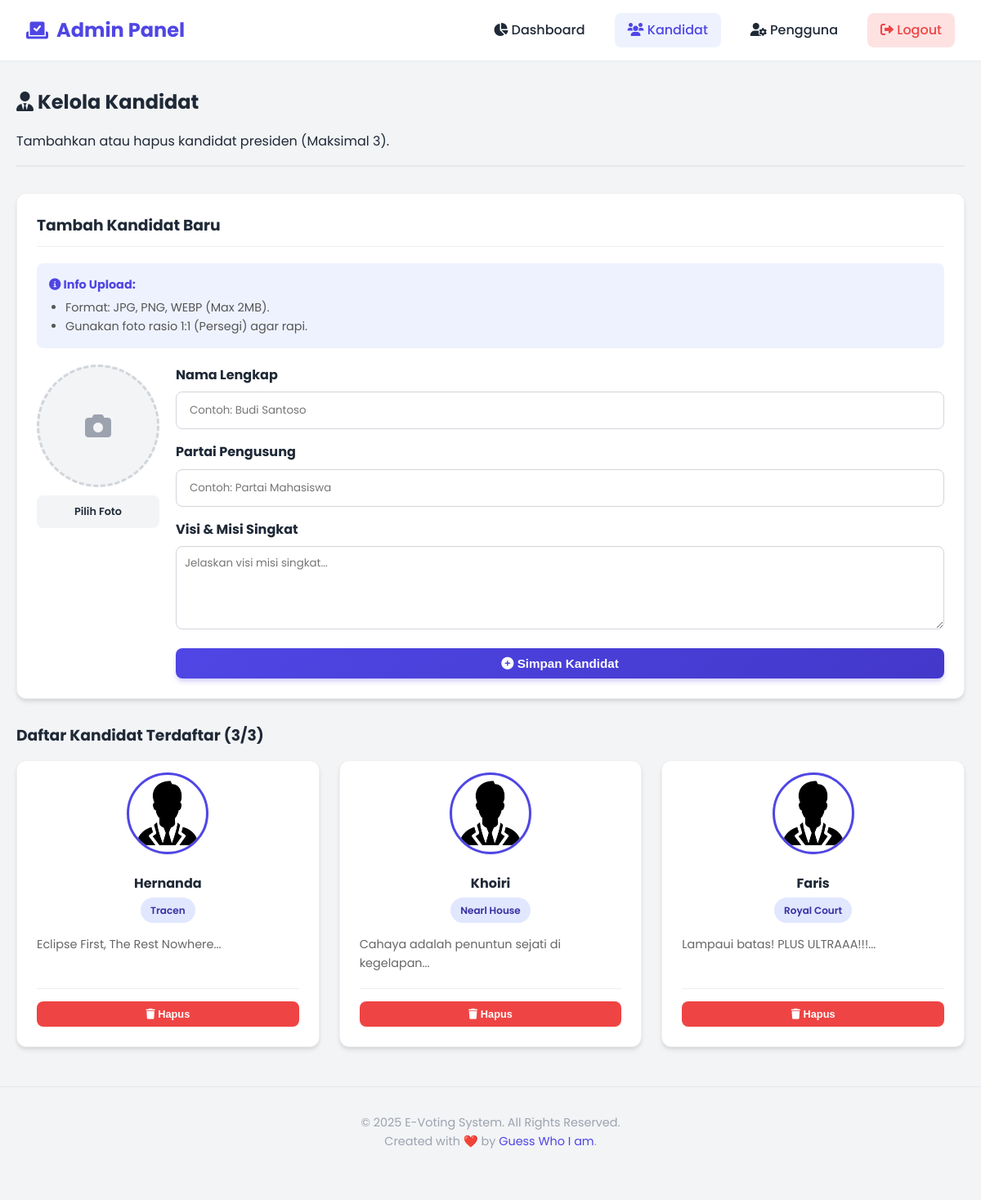
Page /admin/candidates.php (signed in) on the earlier database version.
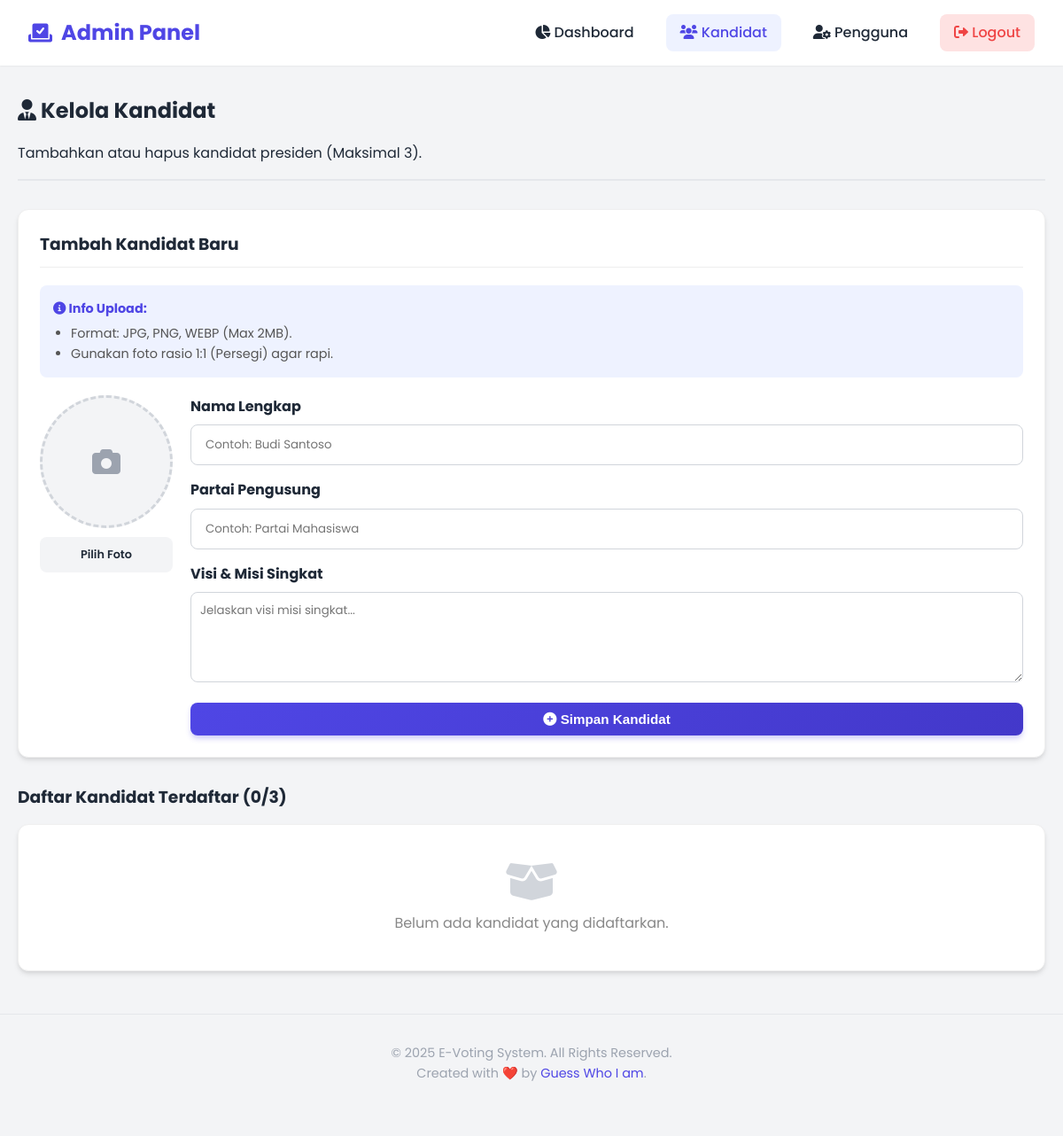
Same page on the later database version.
### tables this page shows
CREATE TABLE `candidates` (
  `id` int NOT NULL,
  `name` varchar(100) NOT NULL,
  `party` varchar(100) DEFAULT NULL,
  `description` text,
  `photo` varchar(255) DEFAULT NULL,
  `votes` int DEFAULT '0',
  `created_at` timestamp NULL DEFAULT CURRENT_TIMESTAMP,
  `photo_filename` varchar(255) DEFAULT NULL,
  `photo_mime_type` varchar(100) DEFAULT NULL,
  `photo_size` int DEFAULT '0',
  `photo_uploaded_at` timestamp NULL DEFAULT NULL
);

### admin/candidates.php (the view, shortened to what the changed rows need)
<?php
$conn = getConnection();
$totalVotesResult = $conn->query("SELECT SUM(votes) as total_votes FROM candidates");
$totalVotesRow = $totalVotesResult->fetch_assoc();
$totalVotes = $totalVotesRow['total_votes'] ?: 0;
$candidates = $conn->query("
    SELECT *,
        CASE
               WHEN $totalVotes > 0 THEN ROUND((votes * 100.0) / $totalVotes, 2)
            ELSE 0
        END as percentage
    FROM candidates
    ORDER BY id DESC
");
?>
<!DOCTYPE html>
<html lang="id">
<head>
    <?php require_once '../includes/head_styles.php'; ?>
</head>
<body>
    <div class="container">
        <div class="page-header">
            <h2><i class="fas fa-user-tie"></i> Kelola Kandidat</h2>
        </div>
        <div style="display: grid; grid-template-columns: 1fr; gap: 30px;">
            <div>
                <h3 style="margin-bottom: 15px;">Daftar Kandidat Terdaftar (<?php echo $candidates->num_rows; ?>/3)</h3>
                <?php if ($candidates->num_rows > 0): ?>
                    <div class="grid-3">
                        <?php
                        $candidates->data_seek(0);
                        while ($candidate = $candidates->fetch_assoc()):
                        ?>
                            <div class="card" style="text-align: center; position: relative;">
                                <div style="margin: -10px auto 15px auto;">
                                    <?php if ($candidate['photo_filename']): ?>
                                        <img src="../uploads/candidate_photos/<?php echo htmlspecialchars($candidate['photo_filename']); ?>"
                                            class="candidate-photo-large"
                                            style="width: 100px; height: 100px; border-radius: 50%; object-fit: cover; border: 3px solid var(--primary); box-shadow: var(--shadow-sm);"
                                            onerror="this.src='https://via.placeholder.com/100?text=Error'">
                                    <?php else: ?>
                                        <div style="width: 100px; height: 100px; background: #e0e7ff; color: var(--primary); border-radius: 50%; display: flex; align-items: center; justify-content: center; margin: 0 auto; font-size: 2rem; font-weight: bold;">
                                            <?php echo strtoupper(substr($candidate['name'], 0, 1)); ?>
                                        </div>
                                    <?php endif; ?>
                                </div>
                                <h4 style="margin-bottom: 5px;"><?php echo htmlspecialchars($candidate['name']); ?></h4>
                                <span class="badge badge-admin" style="margin-bottom: 15px;"><?php echo htmlspecialchars($candidate['party']); ?></span>
                                <p style="font-size: 0.9rem; color: #666; margin-bottom: 15px; min-height: 50px; text-align: left;">
                                    <?php echo substr(htmlspecialchars($candidate['description']), 0, 100) . '...'; ?>
                                </p>
                                <div style="border-top: 1px solid #eee; padding-top: 15px;">
                                    <form method="POST" action="" onsubmit="return confirm('Yakin ingin menghapus kandidat ini? Aksi ini akan menghapus suara yang masuk untuk kandidat ini!');">
                                        <button type="submit" name="delete" class="btn btn-danger" style="width: 100%; font-size: 0.8rem; padding: 8px;">
                                            <i class="fas fa-trash"></i> Hapus
                                        </button>
                                    </form>
                                </div>
                            </div>
                        <?php endwhile; ?>
                    </div>
                <?php else: ?>
                    <div class="card" style="text-align: center; padding: 40px; color: #888;">
                        <i class="fas fa-box-open" style="font-size: 3rem; margin-bottom: 10px; color: #d1d5db;"></i>
                        <p>Belum ada kandidat yang didaftarkan.</p>
                    </div>
                <?php endif; ?>
            </div>
        </div>
    </div>
</body>
</html>

Differences in the rows shown:
removed candidates: photo_filename (picture), name "Hernanda", party "Tracen", description "Eclipse First, The Rest Nowhere"
removed candidates: photo_filename (picture), name "Khoiri", party "Nearl House", description "Cahaya adalah penuntun sejati di kegelapan"
removed candidates: photo_filename (picture), name "Faris", party "Royal Court", description "Lampaui batas! PLUS ULTRAAA!!!"
Other differences:
$candidates->num_rows: "3" → "0"
text now shown: "Belum ada kandidat yang didaftarkan."
